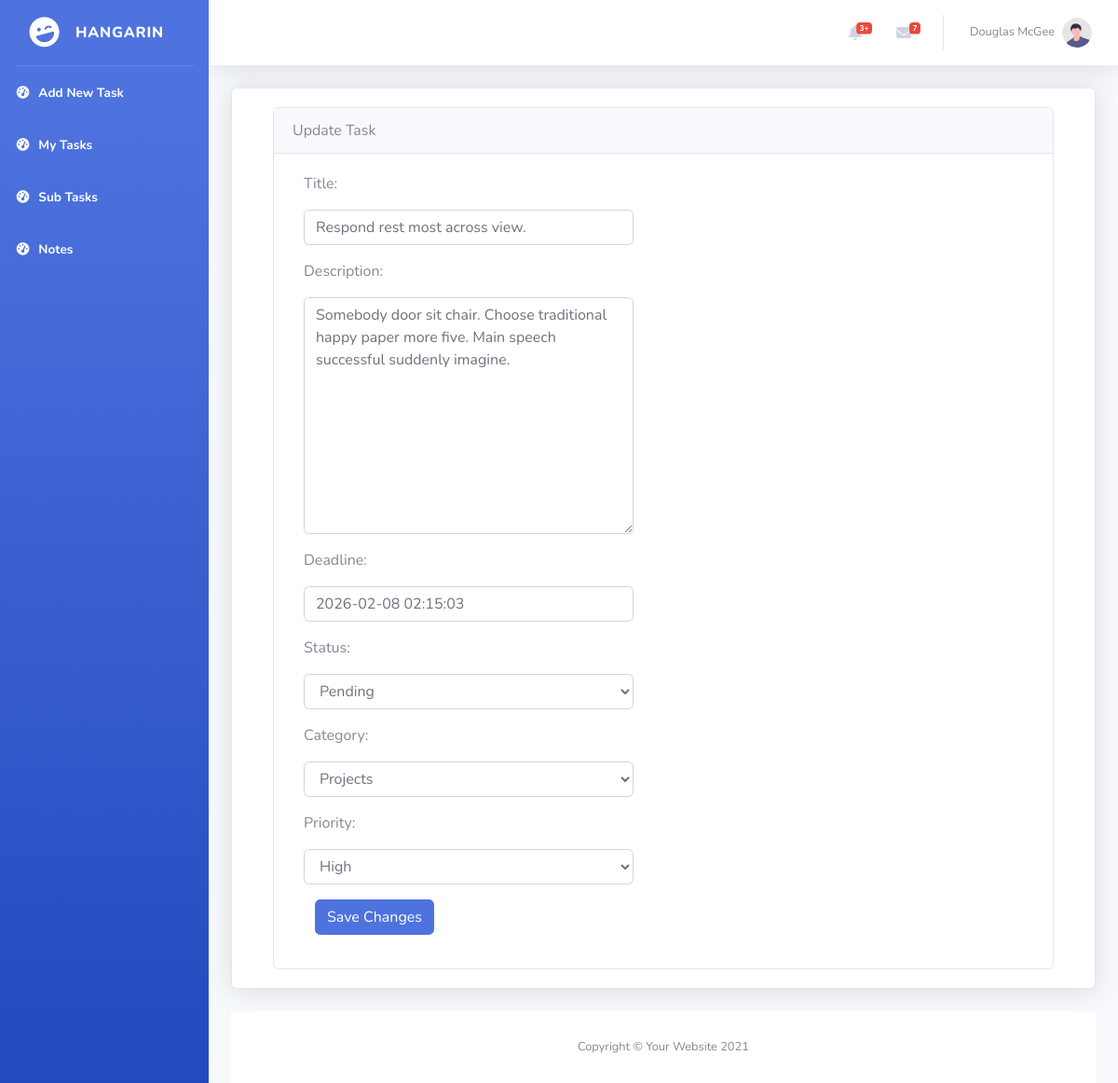
The app's page /task_list/1, older data.
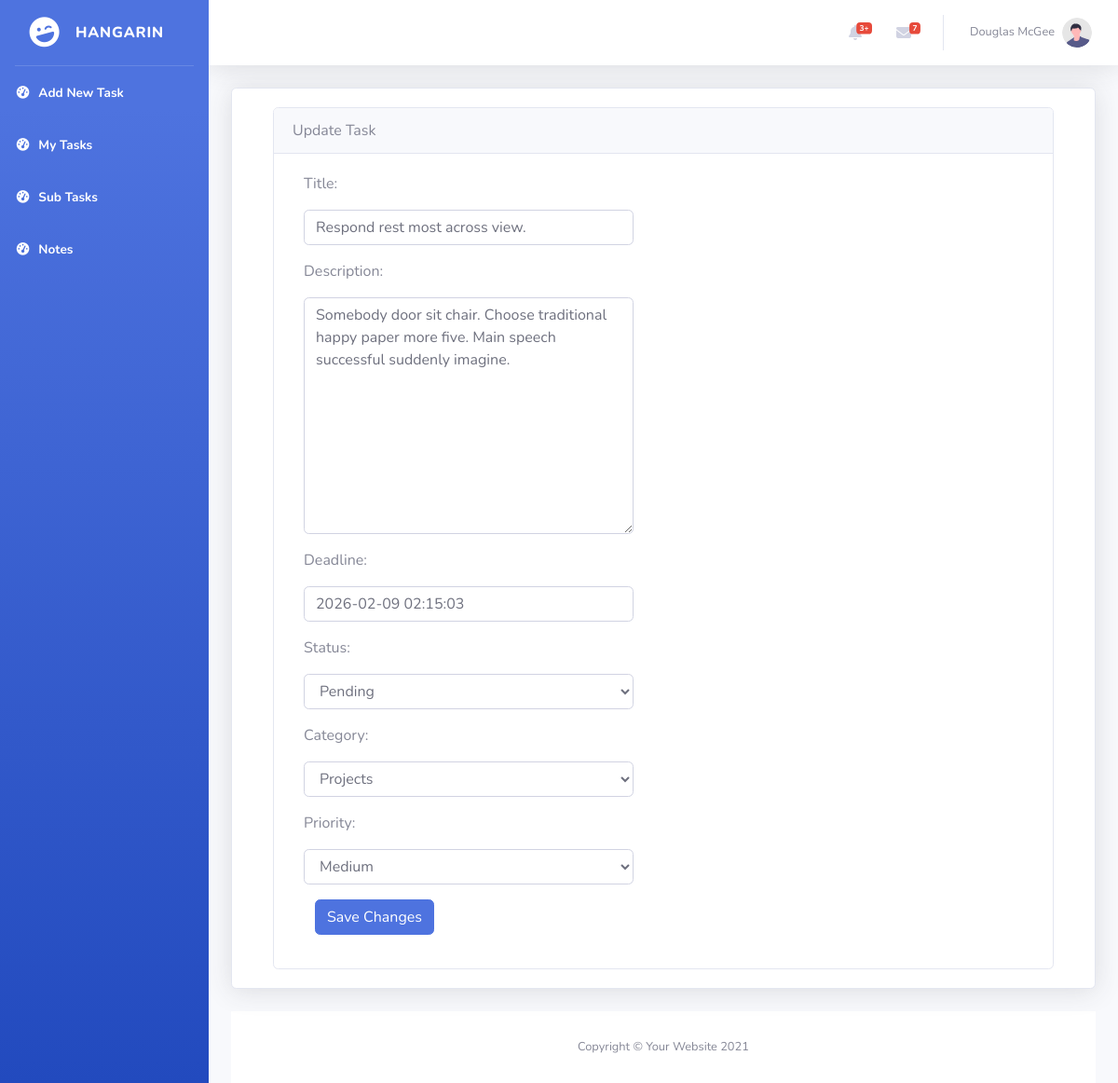
The same page, newer data.
### tasks/models.py (models this page shows, shortened)
class BaseModel(models.Model):
    created_at = models.DateTimeField(auto_now_add=True)
    updated_at = models.DateTimeField(auto_now=True)
    class Meta:
        abstract = True

class Task(BaseModel):
    STATUS_CHOICES = [
        ("Pending", "Pending"),
        ("In Progress", "In Progress"),
        ("Completed", "Completed"),
    ]
    title = models.CharField(max_length=200)
    description = models.TextField()
    deadline = models.DateTimeField()
    status = models.CharField(
        max_length=50,
        choices=STATUS_CHOICES,
        default="Pending"
    )
    category = models.ForeignKey(Category, on_delete=models.CASCADE)
    priority = models.ForeignKey(Priority, on_delete=models.CASCADE)

### tasks/views.py (the view)
# urls.py: path('task_list/<pk>', TaskUpdateView.as_view(), name='task-update'),
class TaskUpdateView(UpdateView):
    model = Task
    form_class = TaskForm
    template_name = 'task_form.html'
    success_url = reverse_lazy('task-list')

### tasks/forms.py
class TaskForm(ModelForm):
    class Meta:
        model = Task
        fields = "__all__"

### tasks/models.py (called while the page is built)
    def __str__(self):
        return self.name

    def __str__(self):
        return self.name

### templates/task_form.html (shortened to what the changed rows need)
{% load static %}
<!DOCTYPE html>
<html lang="en">
<head>
    <link href="{% static 'vendor/fontawesome-free/css/all.min.css' %}" rel="stylesheet" type="text/css">
    <link href="{% static 'css/sb-admin-2.min.css' %}" rel="stylesheet">
</head>
<body id="page-top">
    <div id="wrapper">
        <div id="content-wrapper" class="d-flex flex-column">
            <div id="content">
                <div class="container-fluid">
                    <div class="card shadow mb-4">
                        <div class="card-body">
                           <div class="content">
                                <div class="container-fluid">
                                    <div class="row">
                                        <div class="col-md-12">
                                            <div class="card">
                                                <div class="col-md-6">
                                                    <div class="card-body">
                                                        <form action="" method="post" novalidate>
                                                            {% include 'includes/form.html' %}
                                                        </form>
                                                    </div>
                                                </div>
                                            </div>
                                        </div>
                                    </div>
                                </div>
                            </div>
                        </div>
                    </div>
        </div>
    </div>
</body>
</html>

### templates/includes/form.html (shortened to what this page needs)
{% load widget_tweaks %}
{% for field in form %}
<div class="field item form-group">
    <label>{{ field.label_tag }}</label>
    <div class="form-group">
        {% render_field field class="form-control" %}
    </div>
</div>
{% endfor %}

Row changes from the older to the newer data that the page shows:
changed Task "Respond rest most across view.": deadline "2026-02-08 02:15:03" → "2026-02-09 02:15:03"; priority "High" → "Medium"
